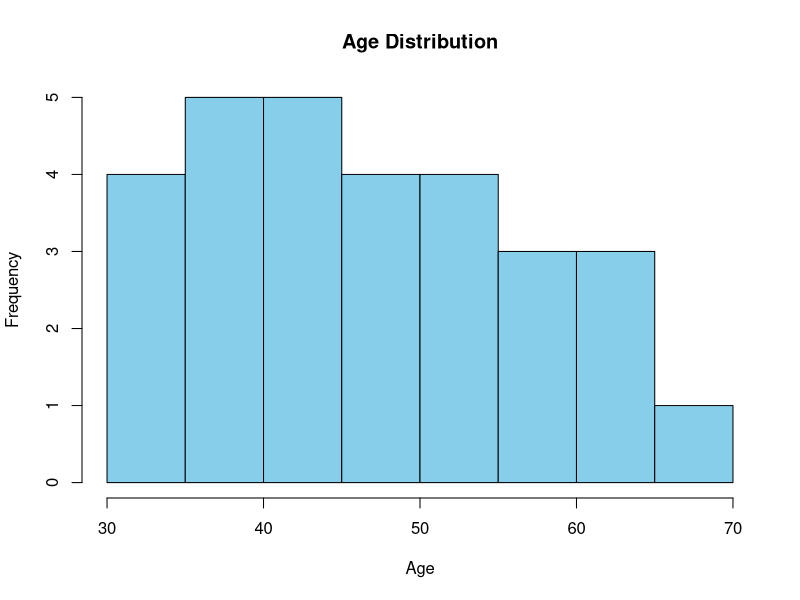
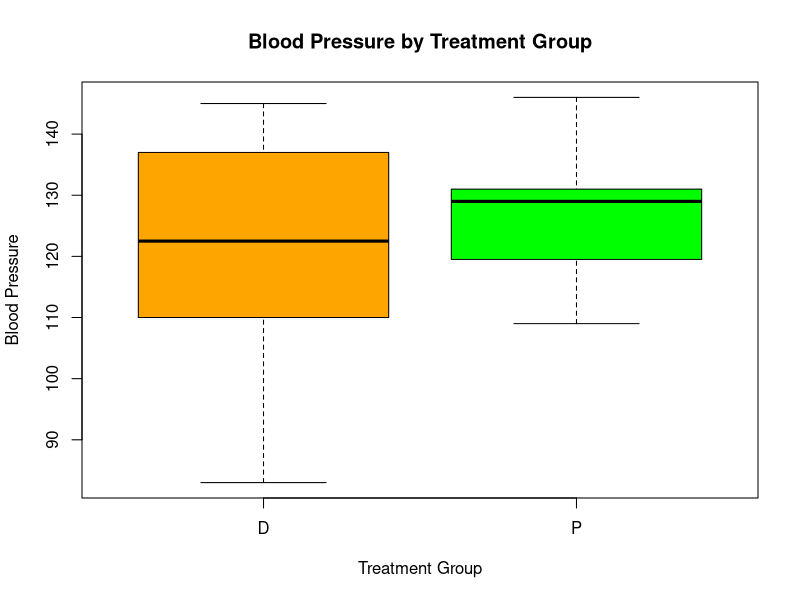

Write the R code that produced these figures, in order.
## ---- chunk 1
knitr::opts_chunk$set(echo = TRUE)
## ---- chunk 2
set.seed(123)

n <- 50

patient_data <- data.frame(
  patient_id = 1:n,
  age = sample(5:70, n, replace = TRUE),
  gender = sample(c("M", "F"), n, replace = TRUE),
  treatment_grp = sample(c("D", "P"), n, replace = TRUE),
  bp = round(rnorm(n, 120, 15))
)

patient_data
## ---- chunk 3
filtered_data <- subset(patient_data, age > 30)
filtered_data
## ---- chunk 4
filtered_data$bp_category <- ifelse(
  filtered_data$bp > 130,
  "High",
  "Normal"
)

filtered_data
## ---- chunk 5
summary(filtered_data)
## ---- chunk 6
aggregate(bp ~ treatment_grp,
          data = filtered_data,
          mean)
## ---- chunk 7
hist(filtered_data$age,
     col = "skyblue",
     main = "Age Distribution",
     xlab = "Age")
## ---- chunk 8
boxplot(bp ~ treatment_grp,
        data = filtered_data,
        col = c("orange", "green"),
        main = "Blood Pressure by Treatment Group",
        xlab = "Treatment Group",
        ylab = "Blood Pressure")
